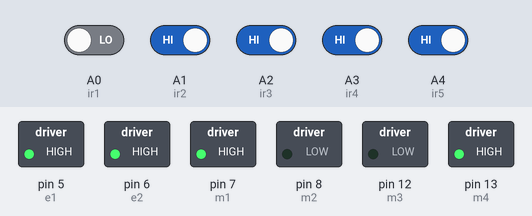
Simulated run of this sketch. Board: Arduino Uno, built with avr-gcc and run on an emulated ATmega328P. On the bench: switched loads named in the sketch (green lamp = pin HIGH). Inputs (shaded band) come from the test bench; at power-on: A1 (ir2), A2 (ir3), A3 (ir4), A4 (ir5) HIGH, A0 (ir1) LOW.

Above: at 1.2 s.
1.3 s: A0 (ir1) driven HIGH and A1 (ir2) driven LOW
At 2.2 s:
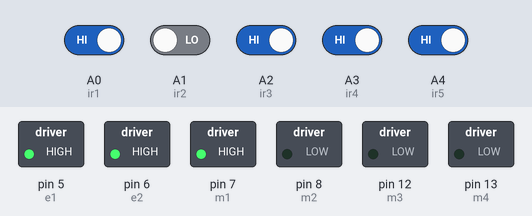
2.8 s: A1 (ir2) driven HIGH and A2 (ir3) driven LOW
At 3.3 s:
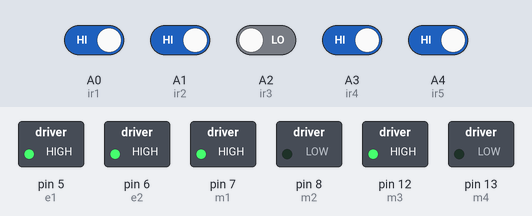
4.3 s: A3 (ir4) driven LOW
At 5.5 s:
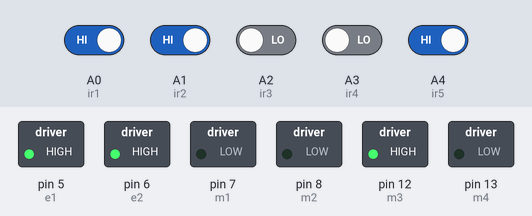
5.8 s: A3 (ir4) driven HIGH
At 6.8 s:
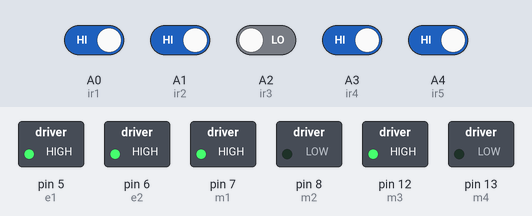
7.3 s: A1 (ir2) driven LOW
At 7.9 s:
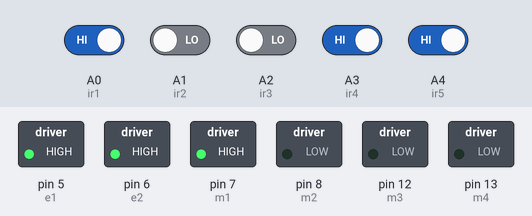
Timing chart, 0 to 9.8 s (numbered marks = the images above; inputs shaded):
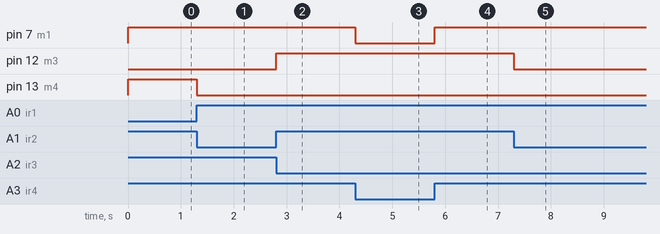

The sketch:

bfd-1000.ino
```cpp
#define m1 7  //Right Motor MA1
#define m2 8  //Right Motor MA2
#define m3 12  //Left Motor MB1
#define m4 13  //Left Motor MB2
#define e1 5  //Right Motor Enable Pin EA
#define e2 6 //Left Motor Enable Pin EB

int b = 0;
int w = 1;


//**********5 Channel IR Sensor Connection**********//
#define ir1 A0
#define ir2 A1
#define ir3 A2
#define ir4 A3
#define ir5 A4
//*************************************************//

void setup() {
  pinMode(m1, OUTPUT);
  pinMode(m2, OUTPUT);
  pinMode(m3, OUTPUT);
  pinMode(m4, OUTPUT);
  pinMode(e1, OUTPUT);
  pinMode(e2, OUTPUT);
  pinMode(ir1, INPUT);
  pinMode(ir2, INPUT);
  pinMode(ir3, INPUT);
  pinMode(ir4, INPUT);
  pinMode(ir5, INPUT);
  analogWrite(e1, 255); //you can adjust the speed of the motors from 0-255
  analogWrite(e2, 255); //you can adjust the speed of the motors from 0-255
}


void fwd(){
  digitalWrite(m1, HIGH);
  digitalWrite(m2, LOW);
  digitalWrite(m3, HIGH);
  digitalWrite(m4, LOW);
}
void right(){
  digitalWrite(m1, LOW);
  digitalWrite(m2, LOW);
  digitalWrite(m3, HIGH);
  digitalWrite(m4, LOW);
}
void rright(){
  digitalWrite(m1, LOW);
  digitalWrite(m2, HIGH);
  digitalWrite(m3, HIGH);
  digitalWrite(m4, LOW);
}
void left(){
  digitalWrite(m1, HIGH);
  digitalWrite(m2, LOW);
  digitalWrite(m3, LOW);
  digitalWrite(m4, LOW);
}

void lleft(){
  digitalWrite(m1, HIGH);
  digitalWrite(m2, LOW);
  digitalWrite(m3, LOW);
  digitalWrite(m4, HIGH);
}
void back(){
  digitalWrite(m1, LOW);
  digitalWrite(m2, HIGH);
  digitalWrite(m3, LOW);
  digitalWrite(m4, HIGH);
}

void stp(){
  digitalWrite(m1, LOW);
  digitalWrite(m2, LOW);
  digitalWrite(m3, LOW);
  digitalWrite(m4, LOW);
}


void loop() {
  //Reading Sensor Values
  int s1 = digitalRead(ir1);  //Left Most Sensor
  int s2 = digitalRead(ir2);  //Left Sensor
  int s3 = digitalRead(ir3);  //Middle Sensor
  int s4 = digitalRead(ir4);  //Right Sensor
  int s5 = digitalRead(ir5);  //Right Most Sensor


  //if only middle sensor detects black line
  if((s1 == w) && (s2 == w) && (s3 == b) && (s4 == w) && (s5 == w))
  {
    fwd();
  }


  //if only left sensor detects black line
  if((s1 == w) && (s2 == b) && (s3 == w) && (s4 == w) && (s5 == w))
  {
    left();
  }

  //if only left most sensor detects black line
  if((s1 == b) && (s2 == w) && (s3 == w) && (s4 == w) && (s5 == w))
  {
    lleft();
  }

  //if only right sensor detects black line
  if((s1 == w) && (s2 == w) && (s3 == w) && (s4 == b) && (s5 == w))
  {
    right();
  }

  //if only right most sensor detects black line
  if((s1 == w) && (s2 == w) && (s3 == w) && (s4 == w) && (s5 == b))
  {
    rright();
  }

  //if middle and right sensor detects black line
  if((s1 == w) && (s2 == w) && (s3 == b) && (s4 == b) && (s5 == w))
  {
    right();
  }

  //if middle and left sensor detects black line
  if((s1 == w) && (s2 == b) && (s3 == b) && (s4 == w) && (s5 == w))
  {
    left();
  }

  //if middle, left and left most sensor detects black line
  if((s1 == b) && (s2 == b) && (s3 == b) && (s4 == w) && (s5 == w))
  {
    //going right with full speed
    left();
  }

  //if middle, right and right most sensor detects black line
  if((s1 == w) && (s2 == w) && (s3 == b) && (s4 == b) && (s5 == b))
  {
    right();
  }

  //if all sensors are on a black line
  if((s1 == b) && (s2 == b) && (s3 == b) && (s4 == b) && (s5 == b))
  {
    stp();
  }

  //if all sensors are on a black line
  if((s1 == w) && (s2 == b) && (s3 == b) && (s4 == b) && (s5 == w))
  {
    fwd();
  }
}
```

Measured:
- after the input at 1.3 s, pin 13 (m4): HIGH → LOW at once
- after the input at 2.8 s, pin 12 (m3): LOW → HIGH at once
- after the input at 4.3 s, pin 7 (m1): HIGH → LOW at once
- after the input at 5.8 s, pin 7 (m1): LOW → HIGH at once
- after the input at 7.3 s, pin 12 (m3): HIGH → LOW at once
